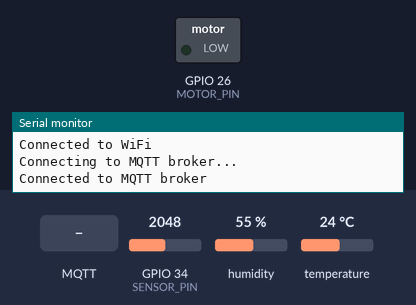
Bench run of a sketch on a simulated ESP32. Parts: switched loads named in the sketch (green lamp = pin HIGH), the last lines printed to the serial monitor. The test bench sets the inputs (shaded band); at power-on: GPIO 34 (SENSOR_PIN) = 2048, humidity 55 %, temperature 24 °C. WiFi joins after 1.5 s; servers stay silent unless stated; no MQTT or app messages arrive unless stated.

Above: at 3.2 s.
3.3 s: MQTT message "10ML" arrives on the first subscribed topic
At 4.1 s:
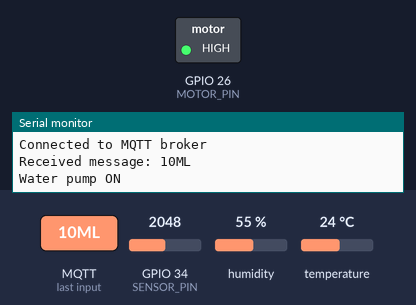
7.8 s: MQTT message "1" arrives on the first subscribed topic
9.3 s: MQTT message "on" arrives on the first subscribed topic
Timing chart, 0 to 12.3 s (numbered marks = the images above; inputs shaded):
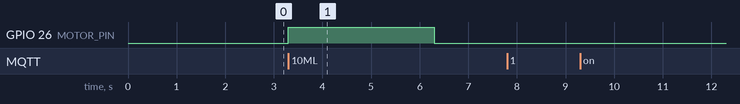

The sketch:

ACT_plant.ino
```cpp
#include <DHT.h>
#include <WiFi.h>
#include <PubSubClient.h>

#define SENSOR_PIN 34
#define DHT_PIN 18
#define DHT_TYPE DHT11

#define TOPIC_TEMP "sensor/temp"
#define TOPIC_HUM "sensor/hum"
#define TOPIC_SOIL "sensor/soilhum"
#define TOPIC_WATER "Aplant/water"

#define WIFI_SSID "SK_WiFiGIGAF717"
#define WIFI_PASSWORD "2005004105"
#define BROKER_IP "223.195.194.41"
#define BROKER_PORT 1883

#define MOTOR_PIN 26

DHT dht(DHT_PIN, DHT_TYPE);
WiFiClient wifiClient;
PubSubClient client(wifiClient);

bool isWatering = false;
unsigned long wateringStartTime = 0;

void setup() {
  pinMode(MOTOR_PIN, OUTPUT);

  Serial.begin(115200);

  // Connect to Wi-Fi network
  WiFi.begin(WIFI_SSID, WIFI_PASSWORD);
  while (WiFi.status() != WL_CONNECTED) {
    delay(1000);
    Serial.println("Connecting to WiFi...");
  }
  Serial.println("Connected to WiFi");

  // Connect to MQTT broker
  client.setServer(BROKER_IP, BROKER_PORT);
  client.setCallback(callback);
  while (!client.connected()) {
    Serial.println("Connecting to MQTT broker...");
    if (client.connect("ESP32Client")) {
      Serial.println("Connected to MQTT broker");
      client.subscribe(TOPIC_WATER);
    } else {
      Serial.print("Failed to connect to MQTT broker, rc=");
      Serial.print(client.state());
      Serial.println(" Retrying in 5 seconds");
      delay(5000);
    }
  }
}

void loop() {
  if (!client.connected()) {
    reconnect();
  }
  client.loop();

  static unsigned long previousMeasurementMillis = 0;
  const unsigned long measurementInterval = 5000;  // 3초마다 측정 (밀리초)

  unsigned long currentMillis = millis();
  if (currentMillis - previousMeasurementMillis >= measurementInterval) {
    previousMeasurementMillis = currentMillis;

    // 온도와 습도 측정
    float temperature = dht.readTemperature();
    float humidity = dht.readHumidity();

    // 토양 수분 측정
    int soilMoisture = analogRead(SENSOR_PIN);

    // MQTT 브로커에 온도, 습도, 토양 수분 전송
    if (client.connected()) {
      char payloadTemp[15];
      char payloadHum[15];
      char payloadSoil[15];

      sprintf(payloadTemp, " %.1f", temperature);
      sprintf(payloadHum, " %.1f", humidity);
      sprintf(payloadSoil, " %d", soilMoisture);

      client.publish(TOPIC_TEMP, payloadTemp);
      client.publish(TOPIC_HUM, payloadHum);
      client.publish(TOPIC_SOIL, payloadSoil);
    }
  }

  // 물을 주는 동작 후 3초가 지나면 모터를 정지시킴
  if (isWatering && (millis() - wateringStartTime >= 3000)) {
    waterPumpOff();
  }
}

void callback(char* topic, byte* payload, unsigned int length) {
  // 수신한 메시지를 확인하여 워터 펌프를 작동시킴
  if (strcmp(topic, TOPIC_WATER) == 0) {
    String message = "";
    for (int i = 0; i < length; i++) {
      message += (char)payload[i];
    }
    Serial.print("Received message: ");
    Serial.println(message);

    if (message == "10ML") {
      // 물을 주는 동작 시작
      waterPumpOn();
    }
  }
}

void reconnect() {
  while (!client.connected()) {
    Serial.print("Connecting to MQTT broker...");
    if (client.connect("ESP32Client")) {
      Serial.println("Connected to MQTT broker");
      client.subscribe(TOPIC_WATER);
    } else {
      Serial.print("Failed to connect to MQTT broker, rc=");
      Serial.println(client.state());
      Serial.println("Retrying in 5 seconds");
      delay(5000);
    }
  }
}

void waterPumpOn() {
  isWatering = true;
  wateringStartTime = millis();
  digitalWrite(MOTOR_PIN, HIGH);
  Serial.println("Water pump ON");
}

void waterPumpOff() {
  isWatering = false;
  digitalWrite(MOTOR_PIN, LOW);
  Serial.println("Water pump OFF");
}
```

Measured:
- after the input at 3.3 s, GPIO 26 (MOTOR_PIN): LOW → HIGH at once, → LOW 3.0 s later
